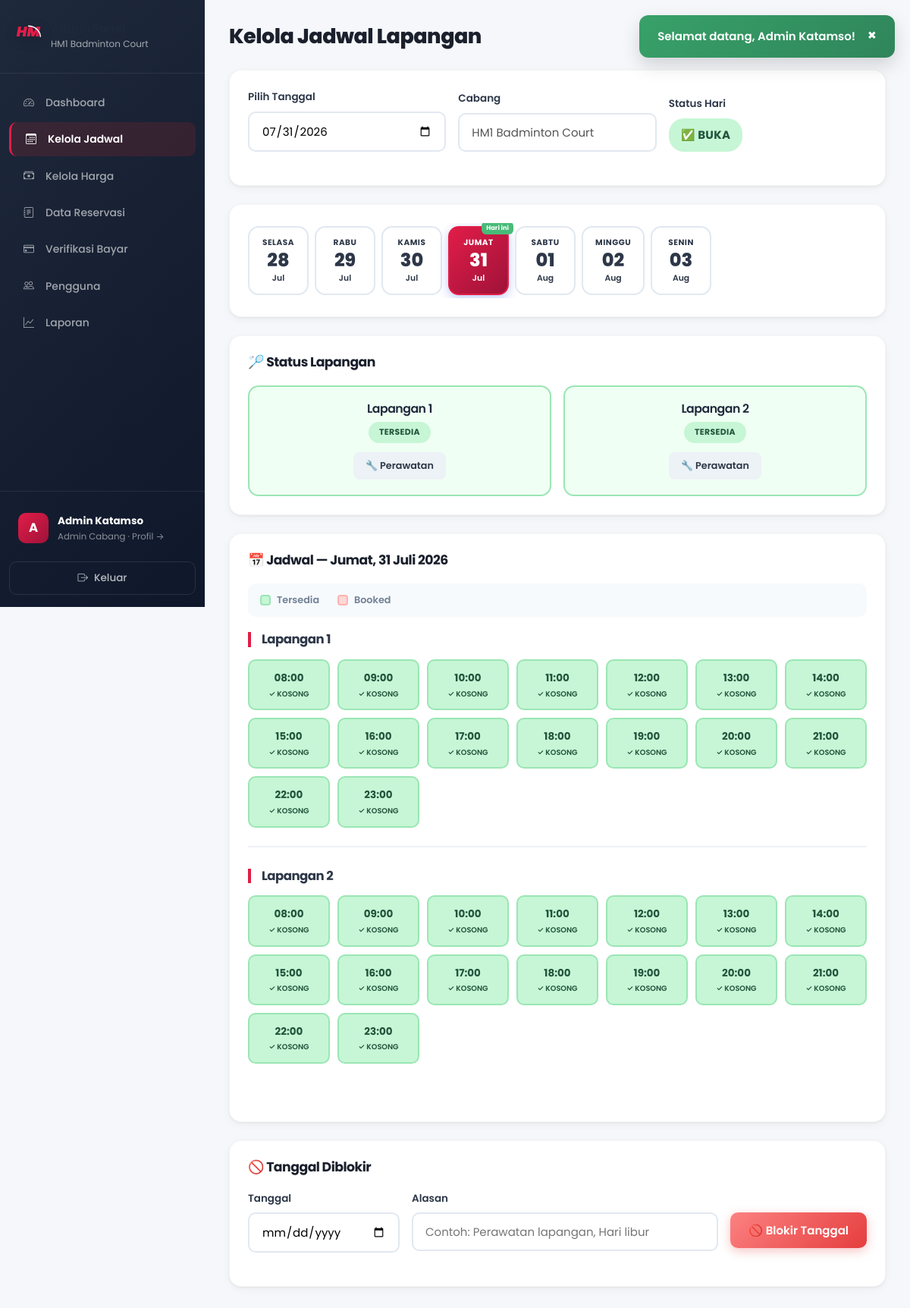
/admin/jadwal.php (signed in), run on the app's committed database.
### tables this page shows
CREATE TABLE IF NOT EXISTS cabang (
    id INT AUTO_INCREMENT PRIMARY KEY,
    nama VARCHAR(100) NOT NULL COMMENT 'Nama cabang',
    alamat VARCHAR(255) NOT NULL COMMENT 'Alamat lengkap cabang',
    jumlah_lapangan INT NOT NULL DEFAULT 0 COMMENT 'Jumlah lapangan di cabang',
    no_telepon VARCHAR(20) DEFAULT NULL COMMENT 'Nomor telepon cabang',
    created_at TIMESTAMP DEFAULT CURRENT_TIMESTAMP,
    
    INDEX idx_nama (nama)
);

CREATE TABLE IF NOT EXISTS lapangan (
    id INT AUTO_INCREMENT PRIMARY KEY,
    cabang_id INT NOT NULL COMMENT 'ID cabang pemilik lapangan',
    nama VARCHAR(50) NOT NULL COMMENT 'Nama lapangan (Lapangan 1, 2, dst)',
    tipe ENUM('indoor', 'outdoor') DEFAULT 'indoor' COMMENT 'Tipe lapangan',
    status ENUM('tersedia', 'perawatan', 'tidak_aktif') DEFAULT 'tersedia' COMMENT 'Status ketersediaan',
    
    FOREIGN KEY (cabang_id) REFERENCES cabang(id) ON DELETE CASCADE,
    INDEX idx_cabang (cabang_id),
    INDEX idx_status (status)
);

### config/functions.php (called while the page is built, shortened)
<?php
function getCabangById($id) {
    $db = getDB();
    $stmt = $db->prepare("SELECT * FROM cabang WHERE id = ?");
    $stmt->execute([$id]);
    return $stmt->fetch();
}
function getAllLapanganByCabang($cabang_id) {
    $db = getDB();
    $stmt = $db->prepare("SELECT * FROM lapangan WHERE cabang_id = ? ORDER BY nama");
    $stmt->execute([$cabang_id]);
    return $stmt->fetchAll();
}
function getJadwalTersedia($lapangan_id, $tanggal) {
    $db = getDB();
    $stmt = $db->prepare("SELECT waktu_mulai, waktu_selesai FROM reservasi
        WHERE lapangan_id = ? AND tanggal = ? AND status != 'cancelled'");
    $stmt->execute([$lapangan_id, $tanggal]);
    $booked = $stmt->fetchAll();
    $jadwal = [];
    for ($i = 8; $i <= 23; $i++) {
        $slot_mulai = sprintf('%02d:00:00', $i);
        $slot_selesai = sprintf('%02d:00:00', $i + 1);
        $tersedia = true;
        $jadwal[] = [
            'jam' => sprintf('%02d:00', $i),
            'waktu_mulai' => $slot_mulai,
            'waktu_selesai' => $slot_selesai,
            'tersedia' => $tersedia
        ];
    }
    return $jadwal;
}
function formatTanggal($tanggal) {
    $bulan = ['','Januari','Februari','Maret','April','Mei','Juni','Juli','Agustus','September','Oktober','November','Desember'];
    $t = explode('-', substr($tanggal, 0, 10));
    return (int)$t[2] . ' ' . $bulan[(int)$t[1]] . ' ' . $t[0];
}
function getHariIndo($tanggal) {
    $hari = ['Minggu','Senin','Selasa','Rabu','Kamis','Jumat','Sabtu'];
    return $hari[date('w', strtotime($tanggal))];
}
function isDateBlocked($cabang_id, $tanggal) {
    $db = getDB();
    $stmt = $db->prepare("SELECT COUNT(*) FROM blocked_dates WHERE cabang_id = ? AND tanggal = ?");
    $stmt->execute([$cabang_id, $tanggal]);
    return $stmt->fetchColumn() > 0;
}
?>

### admin/jadwal.php (the view, shortened to what this page needs)
<?php
$cabang_id = getAdminCabangId();
$cabang = getCabangById($cabang_id);
$tanggal = $_GET['tanggal'] ?? date('Y-m-d');
$lapangan = getAllLapanganByCabang($cabang_id);
$dateBlocked = isDateBlocked($cabang_id, $tanggal);
$jadwalData = [];
foreach ($lapangan as $l) {
    if ($l['status'] === 'tersedia') {
        $jadwalData[$l['id']] = getJadwalTersedia($l['id'], $tanggal);
    }
}
$active_page = 'jadwal';
require_once __DIR__ . '/../includes/header.php';
?>
<div class="dashboard-layout">
    <?php require_once __DIR__ . '/../includes/sidebar_admin.php'; ?>
    <main class="main-content">
        <header class="page-header">
            <h1>Kelola Jadwal Lapangan</h1>
        </header>
        <div class="content-section">
            <form method="GET" action="" class="filter-form">
                <div class="form-row">
                    <div class="form-group">
                        <label>Pilih Tanggal</label>
                        <input type="date" name="tanggal" value="<?php echo $tanggal; ?>" onchange="this.form.submit()">
                    </div>
                    <div class="form-group">
                        <label>Cabang</label>
                        <input type="text" disabled value="<?php echo $cabang['nama']; ?>">
                    </div>
                    <div class="form-group">
                        <label>Status Hari</label>
                        <?php if ($dateBlocked): ?>
                            <span class="badge badge-cancelled" style="font-size:1em;padding:10px 16px;">🚫 DIBLOKIR</span>
                        <?php else: ?>
                            <span class="badge badge-confirmed" style="font-size:1em;padding:10px 16px;">✅ BUKA</span>
                        <?php endif; ?>
                    </div>
                </div>
            </form>
        </div>
        <div class="content-section">
            <div class="date-nav">
                <?php for ($d = -3; $d <= 3; $d++):
                    $navDate = date('Y-m-d', strtotime("$tanggal $d days"));
                    $isToday = $navDate === date('Y-m-d');
                    $isActive = $navDate === $tanggal;
                    $isBlocked = isDateBlocked($cabang_id, $navDate);
                ?>
                <a href="?tanggal=<?php echo $navDate; ?>" class="date-nav-item <?php echo $isActive ? 'active' : ''; ?> <?php echo $isBlocked ? 'blocked' : ''; ?>">
                    <span class="date-nav-day"><?php echo getHariIndo($navDate); ?></span>
                    <span class="date-nav-num"><?php echo date('d', strtotime($navDate)); ?></span>
                    <span class="date-nav-month"><?php echo date('M', strtotime($navDate)); ?></span>
                    <?php if ($isToday): ?><span class="date-today-badge">Hari ini</span><?php endif; ?>
                </a>
                <?php endfor; ?>
            </div>
        </div>
        <div class="content-section">
            <h2>🏸 Status Lapangan</h2>
            <div class="court-status-grid">
                <?php foreach ($lapangan as $l): ?>
                <div class="court-status-card <?php echo $l['status']; ?>">
                    <h4><?php echo $l['nama']; ?></h4>
                    <span class="badge badge-<?php echo $l['status'] === 'tersedia' ? 'confirmed' : ($l['status'] === 'perawatan' ? 'pending' : 'cancelled'); ?>">
                        <?php echo ucfirst(str_replace('_', ' ', $l['status'])); ?>
                    </span>
                    <div class="court-actions">
                        <?php if ($l['status'] === 'tersedia'): ?>
                            <a href="?tanggal=<?php echo $tanggal; ?>&toggle_court=<?php echo $l['id']; ?>&court_status=perawatan" class="btn btn-sm btn-secondary" onclick="return confirm('Set ke perawatan?')">🔧 Perawatan</a>
                        <?php else: ?>
                            <a href="?tanggal=<?php echo $tanggal; ?>&toggle_court=<?php echo $l['id']; ?>&court_status=tersedia" class="btn btn-sm btn-success" onclick="return confirm('Aktifkan kembali?')">✅ Aktifkan</a>
                        <?php endif; ?>
                    </div>
                </div>
                <?php endforeach; ?>
            </div>
        </div>
        <?php if (!$dateBlocked): ?>
        <div class="content-section">
            <h2>📅 Jadwal — <?php echo getHariIndo($tanggal) . ', ' . formatTanggal($tanggal); ?></h2>
            <div class="schedule-legend">
                <span class="legend-item"><span class="legend-dot available"></span> Tersedia</span>
                <span class="legend-item"><span class="legend-dot booked"></span> Booked</span>
            </div>
            <?php foreach ($lapangan as $l): ?>
                <div class="lapangan-jadwal-section">
                    <h3><?php echo $l['nama']; ?></h3>
                    <div class="jadwal-admin-grid">
                        <?php foreach ($jadwalData[$l['id']] as $j): ?>
                        <div class="jadwal-admin-slot <?php echo $j['tersedia'] ? 'tersedia' : 'booked'; ?>">
                            <span class="jam"><?php echo $j['jam']; ?></span>
                            <span class="status"><?php echo $j['tersedia'] ? '✓ Kosong' : '✕ Booked'; ?></span>
                        </div>
                        <?php endforeach; ?>
                    </div>
                </div>
            <?php endforeach; ?>
        </div>
        <?php endif; ?>
        <div class="content-section">
            <h2>🚫 Tanggal Diblokir</h2>
            <form method="POST" class="block-date-form">
                <div class="form-row">
                    <div class="form-group">
                        <label>Tanggal</label>
                        <input type="date" name="block_tanggal" required min="<?php echo date('Y-m-d'); ?>">
                    </div>
                    <div class="form-group">
                        <label>Alasan</label>
                        <input type="text" name="alasan" required placeholder="Contoh: Perawatan lapangan, Hari libur">
                    </div>
                    <div class="form-group">
                        <label>&nbsp;</label>
                        <button type="submit" name="block_date" class="btn btn-danger">🚫 Blokir Tanggal</button>
                    </div>
                </div>
            </form>
        </div>
    </main>
</div>
<?php require_once __DIR__ . '/../includes/footer.php'; ?>

### includes/sidebar_admin.php (shortened to what this page needs)
<?php
$admin_cabang = getCabangById($_SESSION['cabang_id'] ?? 0);
$admin_cabang_nama = $admin_cabang['nama'] ?? 'Admin Panel';
?>
<aside class="sidebar" id="app-sidebar">
    <div class="sidebar-brand">
        <span class="brand-icon">
            <svg width="35" height="30" viewBox="0 0 100 80" fill="none" xmlns="http://www.w3.org/2000/svg">
                <text x="5" y="55" fill="var(--primary)" font-family="'Poppins', sans-serif" font-weight="900" font-size="52" font-style="italic">HM</text>
            </svg>
        </span>
        <div>
            <h3>Admin Panel</h3>
            <small><?php echo htmlspecialchars($admin_cabang_nama); ?></small>
        </div>
    </div>
    <nav class="sidebar-nav">
        <a href="<?php echo BASE_URL; ?>admin/dashboard.php" class="nav-item <?php echo ($active_page ?? '') === 'dashboard' ? 'active' : ''; ?>">
            <span class="nav-icon"><i class="bi bi-speedometer2"></i></span><span>Dashboard</span>
        </a>
        <a href="<?php echo BASE_URL; ?>admin/jadwal.php" class="nav-item <?php echo ($active_page ?? '') === 'jadwal' ? 'active' : ''; ?>">
            <span class="nav-icon"><i class="bi bi-calendar3"></i></span><span>Kelola Jadwal</span>
        </a>
        <a href="<?php echo BASE_URL; ?>admin/harga.php" class="nav-item <?php echo ($active_page ?? '') === 'harga' ? 'active' : ''; ?>">
            <span class="nav-icon"><i class="bi bi-cash-stack"></i></span><span>Kelola Harga</span>
        </a>
        <a href="<?php echo BASE_URL; ?>admin/reservasi.php" class="nav-item <?php echo ($active_page ?? '') === 'reservasi' ? 'active' : ''; ?>">
            <span class="nav-icon"><i class="bi bi-journal-text"></i></span><span>Data Reservasi</span>
        </a>
        <a href="<?php echo BASE_URL; ?>admin/pembayaran.php" class="nav-item <?php echo ($active_page ?? '') === 'pembayaran' ? 'active' : ''; ?>">
            <span class="nav-icon"><i class="bi bi-credit-card"></i></span>
            <span>Verifikasi Bayar</span>
        </a>
        <a href="<?php echo BASE_URL; ?>admin/pengguna.php" class="nav-item <?php echo ($active_page ?? '') === 'pengguna' ? 'active' : ''; ?>">
            <span class="nav-icon"><i class="bi bi-people"></i></span><span>Pengguna</span>
        </a>
        <a href="<?php echo BASE_URL; ?>admin/laporan.php" class="nav-item <?php echo ($active_page ?? '') === 'laporan' ? 'active' : ''; ?>">
            <span class="nav-icon"><i class="bi bi-graph-up"></i></span><span>Laporan</span>
        </a>
    </nav>
    <div class="sidebar-footer">
        <a href="<?php echo BASE_URL; ?>admin/profil.php" class="user-profile <?php echo ($active_page ?? '') === 'profil' ? 'profile-active' : ''; ?>" style="text-decoration:none;color:inherit;">
            <div class="user-avatar"><?php echo htmlspecialchars(strtoupper(substr($_SESSION['nama'], 0, 1))); ?></div>
            <div class="user-info">
                <strong><?php echo htmlspecialchars($_SESSION['nama']); ?></strong>
                <small>Admin Cabang · Profil &rarr;</small>
            </div>
        </a>
        <a href="<?php echo BASE_URL; ?>auth/logout.php" class="btn btn-logout">
            <span><i class="bi bi-box-arrow-right"></i></span> Keluar
        </a>
    </div>
</aside>

### data on the page
cabang: nama "HM1 Badminton Court"
lapangan: nama "Lapangan 1", status "TERSEDIA", jam "08:00", jam "09:00", jam "10:00", jam "11:00", jam "12:00", jam "13:00", jam "14:00", jam "15:00", jam "16:00", jam "17:00", jam "18:00", jam "19:00", jam "20:00", jam "21:00", jam "22:00", jam "23:00"
lapangan: nama "Lapangan 2", status "TERSEDIA", jam "08:00", jam "09:00", jam "10:00", jam "11:00", jam "12:00", jam "13:00", jam "14:00", jam "15:00", jam "16:00", jam "17:00", jam "18:00", jam "19:00", jam "20:00", jam "21:00", jam "22:00", jam "23:00"

### other printed values
$flash['message'] "Selamat datang, Admin Katamso!"
substr($_SESSION['nama'], 0, 1) "A"
$_SESSION['nama'] "Admin Katamso"
getHariIndo($navDate) "SELASA"
date('d', strtotime($navDate)) "28"
date('M', strtotime($navDate)) "Jul"
getHariIndo($navDate) "RABU"
date('d', strtotime($navDate)) "29"
getHariIndo($navDate) "KAMIS"
date('d', strtotime($navDate)) "30"
getHariIndo($navDate) "JUMAT"
date('d', strtotime($navDate)) "31"
getHariIndo($navDate) "SABTU"
date('d', strtotime($navDate)) "01"
date('M', strtotime($navDate)) "Aug"
